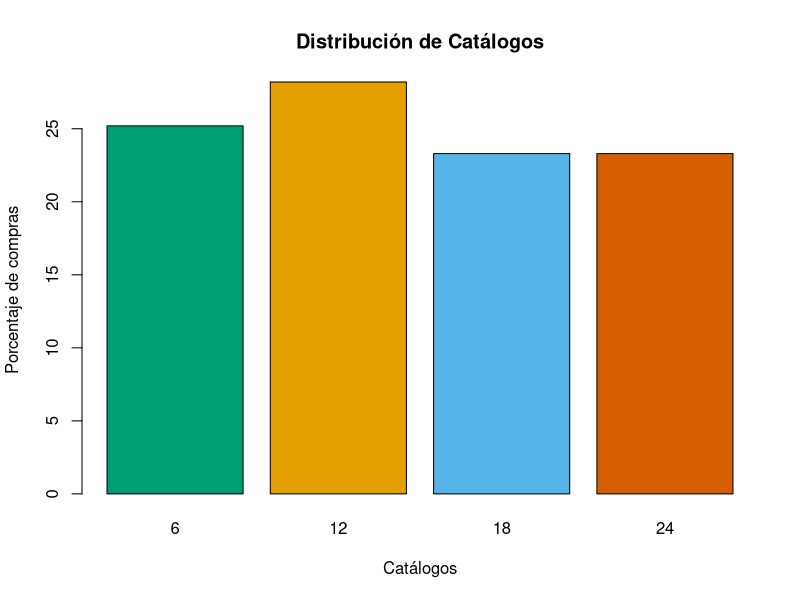

This chart was generated by the following R code:
# Importando base de datos en formato .CSV
marketingData <- read.csv("datasets/MarketingDirecto.csv")

#Obteniendo la frecuencia porcentual de la variable: Historial de compra
pi<-prop.table(table(marketingData$Catalogos))*100
pi
# Mostrando la distribución de la variable: Historial de Compra

barplot(
  pi,
  col=c("#009E73","#E69F00","#56B4E9", "#D55E00"),
  main="Distribución de Catálogos", 
  xlab="Catálogos", 
  ylab="Porcentaje de compras")